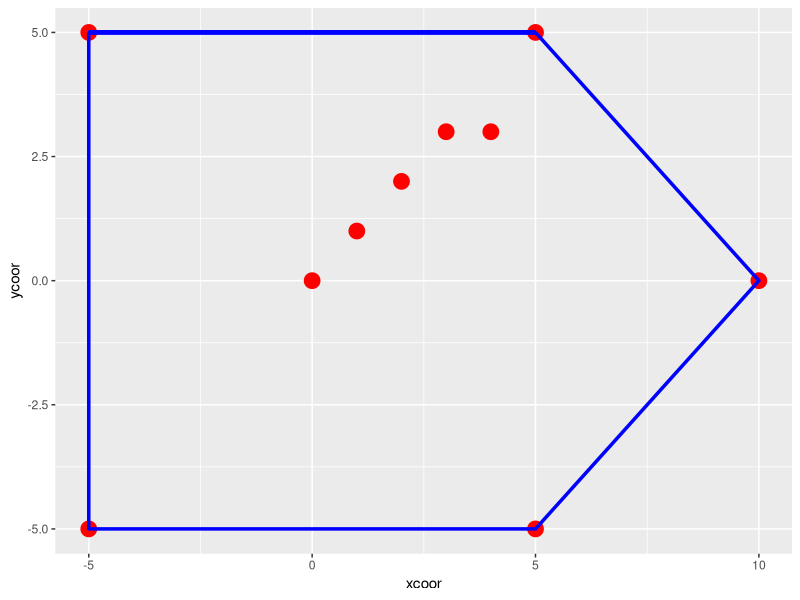

This figure's R source:
library(ggplot2)

# extract all points
f1 <- read.csv("allpoints.txt", 
               col.names = c("xcoor", "ycoor"), 
               sep = " ")

# points on the boundaries
f2 <- read.csv("selectedpoints.txt", 
               col.names = c("xcoor", "ycoor"), 
               sep = " ")

# plot all points 
plot1 <- ggplot(f1,  mapping = aes(xcoor, ycoor))
plot2 <- plot1 + geom_point(col = "red", size = 5)
total <- nrow(f2)

# join segments for getting the convex hull
plot3 <- plot2 + geom_path(mapping = aes(xcoor, ycoor), data = f2,
                           col = "blue", size = 1.2)

plot3 + geom_segment(aes(x = f2$xcoor[1], y = f2$ycoor[1], 
                         xend = f2$xcoor[total], yend = f2$ycoor[total]), 
                         col = "blue", size = 1.2)